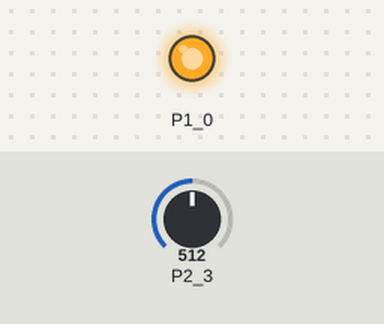
The sketch below on a simulated TI MSP430 LaunchPad. Parts: output pins drawn as LEDs (lit = HIGH). The test bench sets the inputs (shaded band); at power-on: P2_3 = 512.

Above: at 1.3 s.
1.4 s: P2_3 set to 122
At 1.9 s:
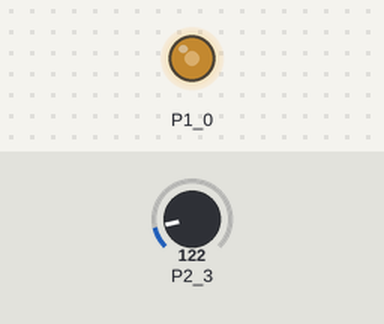
3.0 s: P2_3 set to 0
At 4.2 s:
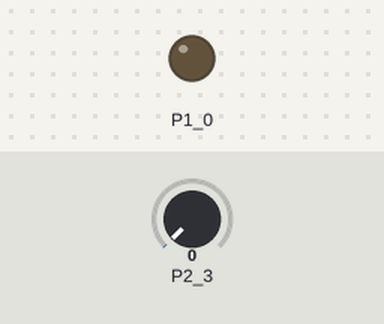
4.5 s: P2_3 set to 306
At 5.4 s:
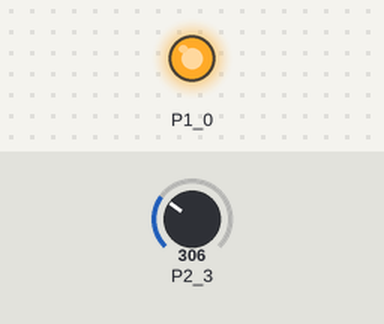
Timing chart, 0 to 7.5 s (numbered marks = the images above; inputs shaded):
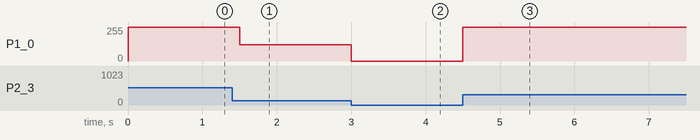

The sketch:

LDR.ino
```cpp
//int ldr=11;
//int led=2;

void setup()
{
  pinMode(P2_3,INPUT);
  pinMode(P1_0,OUTPUT);

  digitalWrite(P1_0,LOW);
}

void loop()
{
  int ldrValue=analogRead(P2_3);
  analogWrite(P1_0,ldrValue);

  delay(500);
}
```

Measured:
- after the input at 1.4 s, P1_0: 255/255 → 122/255 after 0.10 s
- after the input at 3.0 s, P1_0: 122/255 → 0/255 at once
- after the input at 4.5 s, P1_0: 0/255 → 255/255 at once
